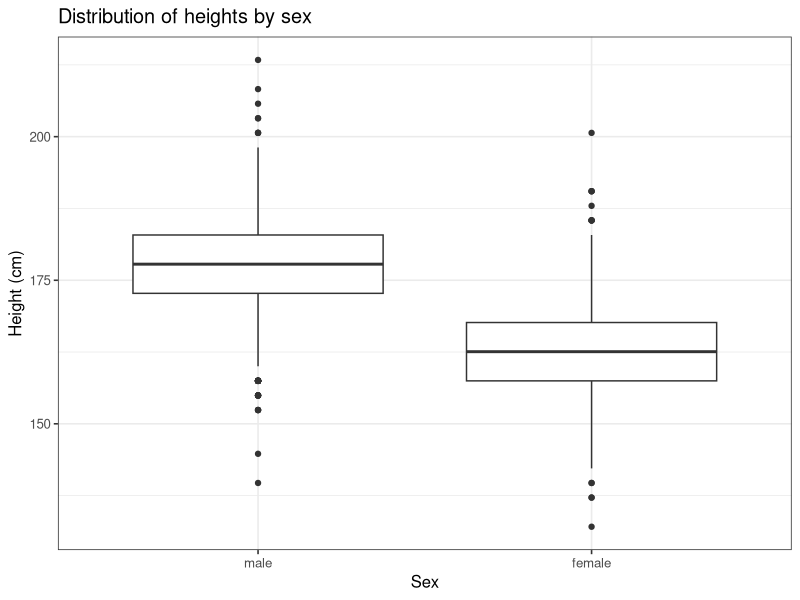
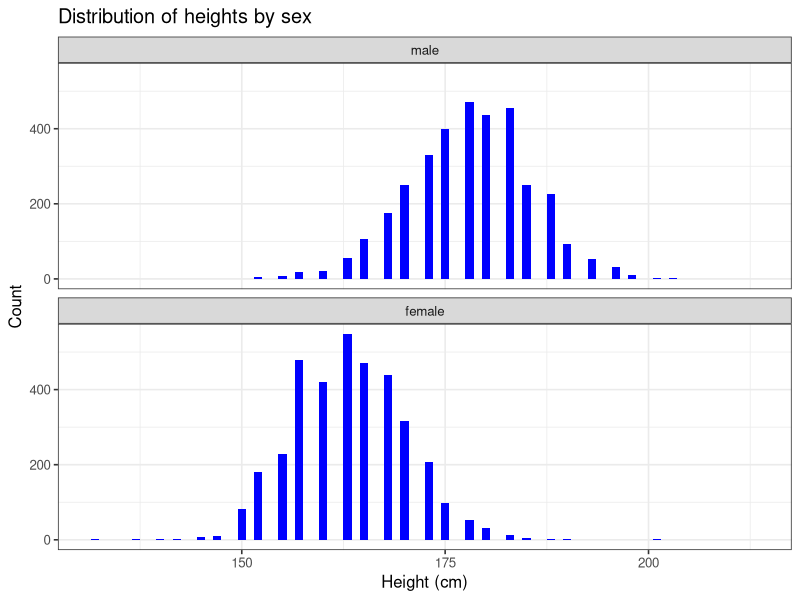
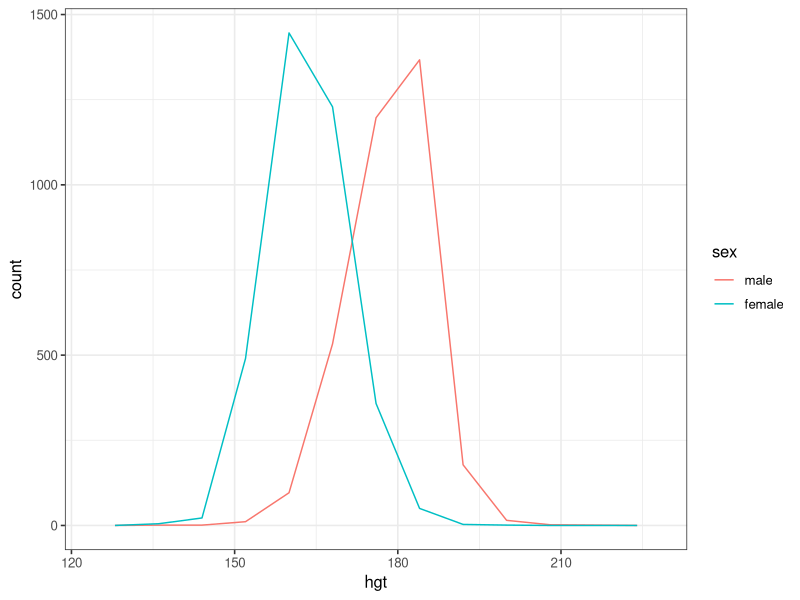
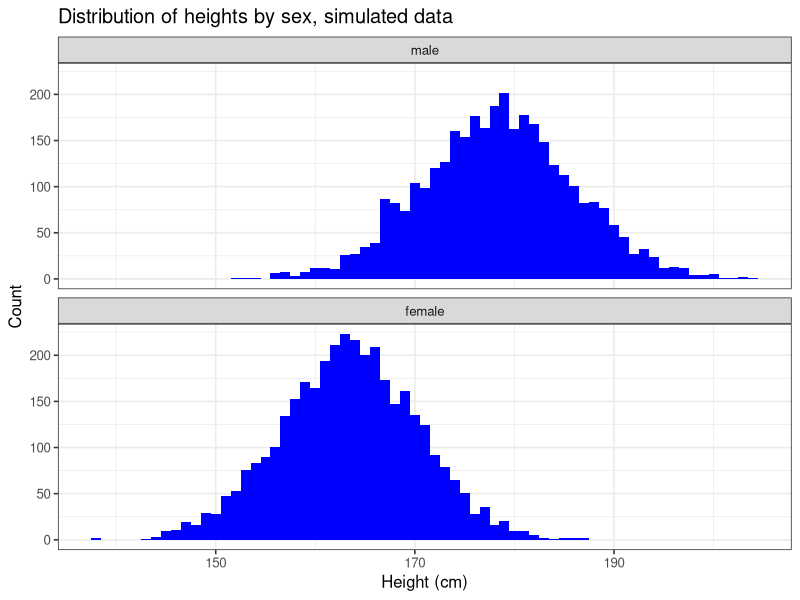
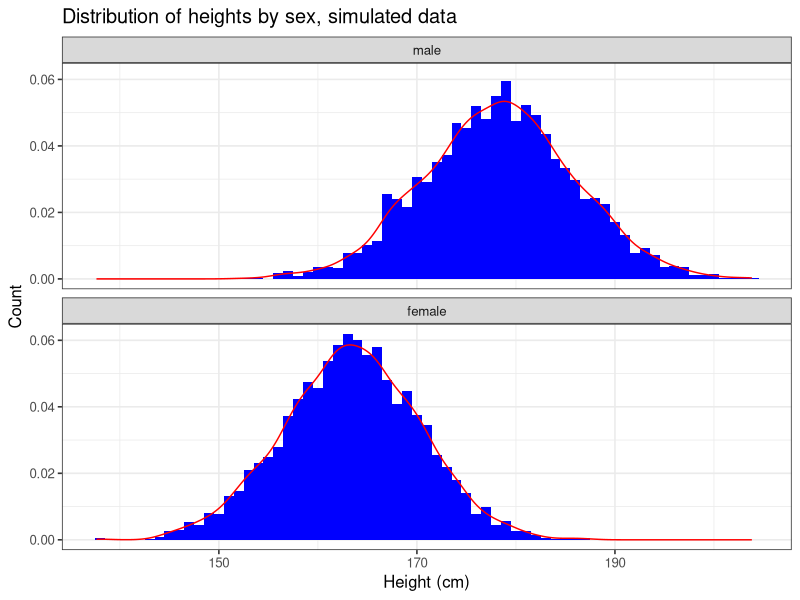
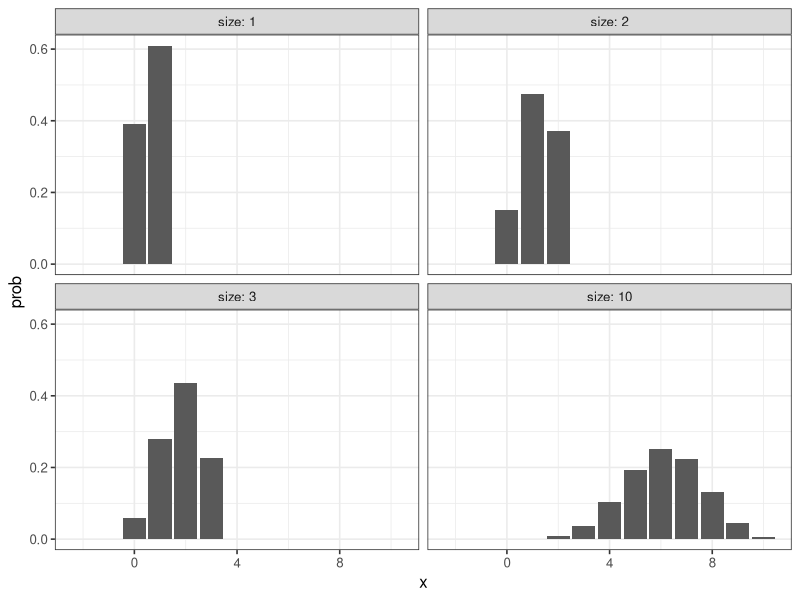
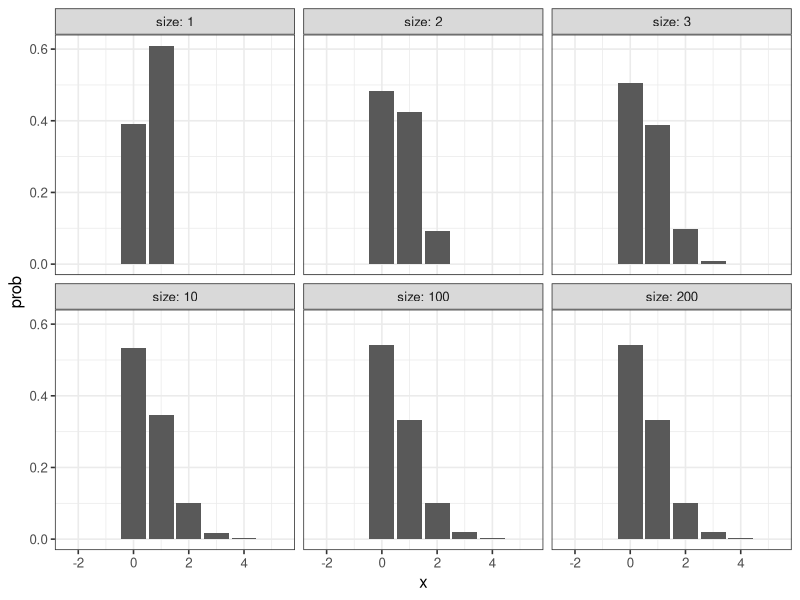
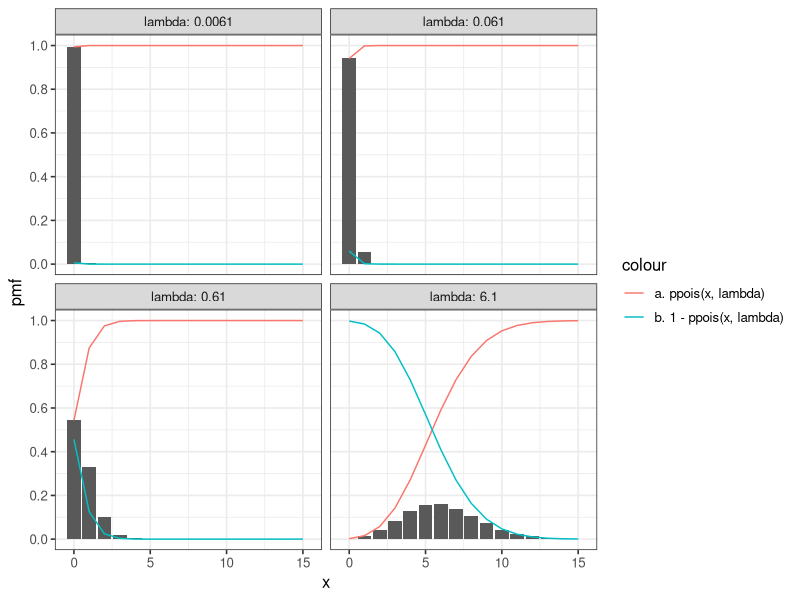

R code for these plots, in order: (Note: this script raises an error after producing the figures.)
## ---- chunk 1
knitr::opts_chunk$set(echo = TRUE)

options(dplyr.summarise.inform = FALSE)
library(tidyverse)

# set theme used for plotting
theme_set(theme_bw(base_size = 12))

# Modelr package
library(modelr)

library(ggplot2)

## ---- chunk 2
# test
heights <- heights

heights
## ---- chunk 3
heights$hgt <- heights$height * 2.54

heights$wgt <- heights$weight * 0.45359237

heights
## ---- chunk 4
ggplot(heights, aes(x = sex, y = hgt)) + 
  geom_boxplot() +
  xlab("Sex") +
  ylab("Height (cm)") +
  ggtitle("Distribution of heights by sex")
## ---- chunk 5
ggplot(heights, aes(x = hgt)) +
  geom_histogram(binwidth = 1, fill = "blue") +
  facet_wrap(~ sex, ncol = 1) +
  xlab("Height (cm)") +
  ylab("Count") +
  ggtitle("Distribution of heights by sex")
## ---- chunk 6
#?heights
ggplot(heights, aes(x = hgt, color = sex, fill = sex)) +
  geom_freqpoly(binwidth = 8)
## ---- chunk 7
hgt_summary <- heights %>%
  group_by(sex) %>%
  summarize(
    hgt_mean = mean(hgt),
    hgt_sd = sd(hgt),
    counts = n()
)

hgt_summary
## ---- chunk 8
# Tøl frá https://en.wikipedia.org/wiki/Average_human_height_by_country
# Land brúk: Bretland
hgt_summary

#df['r3',]

male <- hgt_summary[hgt_summary$sex == 'male',] 
female <- hgt_summary[hgt_summary$sex == 'female',] 

hgt_males   <- tibble(
   hgt = rnorm(male$counts, 
           male$hgt_mean, 
           male$hgt_sd),
   sex = male$sex)
hgt_males

hgt_females   <- tibble(
   hgt = rnorm(female$counts, 
           female$hgt_mean, 
           female$hgt_sd),
  sex = female$sex)
hgt_females


hgt_sim <-
  rbind(
    hgt_males,
    hgt_females
  )

arrange(hgt_sim, desc(hgt_sim$hgt))
## ---- chunk 9

## ---- chunk 10
ggplot(hgt_sim, aes(x = hgt)) +
  geom_histogram(binwidth = 1, fill = "blue") +
  facet_wrap(~ sex, ncol = 1) +
  xlab("Height (cm)") +
  ylab("Count") +
  ggtitle("Distribution of heights by sex, simulated data")
## ---- chunk 11
ggplot(hgt_sim, aes(x = hgt, after_stat(density))) +
  geom_histogram(binwidth = 1, fill = "blue") +
  geom_density(colour = "red", aes(y = ..density..)) +
  facet_wrap(~ sex, ncol = 1) +
  xlab("Height (cm)") +
  ylab("Count") +
  ggtitle("Distribution of heights by sex, simulated data")
## ---- chunk 12

## ---- chunk 13

## ---- chunk 14

## ---- chunk 15

## ---- chunk 16

## ---- chunk 17

## ---- chunk 18

## ---- chunk 19

## ---- chunk 20

## ---- chunk 21

## ---- chunk 22
x_values <- -2:10
prob <- 0.61
size <- c(1,2,3,10)

ndata <- NULL
for (i in size) {
  tb_data <- NULL
  tb_data <- tibble(
    x = x_values,
    size = i,
    prob = dbinom(x_values, size, prob)
  )
  ndata <- rbind(ndata, tb_data)
}

ggplot() +
  geom_bar(data=ndata, aes(x, prob), stat = "identity") +
  ylab("prob") +
  facet_wrap(~ size, labeller = label_both)
## ---- chunk 23
x_values <- -2:5
prob_value <- 0.61
size <- c(1,2,3,10,100,200)

ndata <- NULL
for (i in size) {
  tb_data <- NULL
  tb_data <- tibble(
    x = x_values,
    size = i,
    prob = prob_value/size,
    y = dbinom(x_values, size, prob)
  )
  ndata <- rbind(ndata, tb_data)
}

ggplot() +
  geom_bar(data=ndata, aes(x, y), stat = "identity") +
  ylab("prob") +
  facet_wrap(~ size, labeller = label_both)
## ---- chunk 24
x_values <- 0:15
lambda <- c(0.0061, 0.061, 0.61, 6.1)

pdata <- NULL
for (i in lambda) {
  tb_data <- NULL
  tb_data <- tibble(
    x = x_values,
    lambda = i,
    y = dpois(x,lambda),
    ppois = ppois(x,lambda),
    ppois_rtail = 1 - ppois(x,lambda)
    )
  
  pdata <- rbind(pdata, tb_data)
}

ggplot(data=pdata, ) +
  geom_bar(aes(x, y), stat = "identity") +
  # geom_bar(aes(x, y, fill = "dpois(x, lambda)"), stat = "identity") +
  geom_line(aes(x, ppois, colour = "a. ppois(x, lambda)")) +
  geom_line(aes(x, ppois_rtail, colour = "b. 1 - ppois(x, lambda)")) +
  scale_y_continuous(breaks = seq(0, 1, 0.2))+
  scale_x_continuous(breaks=seq(min(x_values), max(x_values), 5)) +
  ylab("pmf") +
  facet_wrap(~ lambda, labeller = label_both)

## ---- chunk 25
x_values <- 0:5

size <- 200
prob <- 0.61/size

lambda <- 0.61

data_bino <- tibble(
  x = x_values,
  y = dbinom(x_values, size, prob),
  # label = "dbinom(x_values, size, prob)"
  label = sprintf("dbinom(%s:%s, %s, %s)", min(x_values),max(x_values), size, prob)
)

data_pois <- tibble(
  x = x_values,
  y = dpois(x,lambda),
  label = sprintf("dpois(%s:%s, %s)", min(x_values),max(x_values), lambda)
)

# data_bino
# data_pois

data_bp <- rbind(data_bino, data_pois)
data_bp

## ---- chunk 26
ggplot(data = data_bp) +
  geom_bar(aes(x,y), stat = "identity") +
  geom_text(aes(x,y, label = round(y, 4)), vjust=-0.5, size = 3.25) +
  facet_wrap(~ label)
## ---- chunk 27
ggplot(data = data_bp) +
  geom_bar(aes(x,y*200), stat = "identity") +
  geom_text(aes(x,y*200, label = round(y*200, 0)), vjust=-0.5, size = 3.25) +
  facet_wrap(~ label)

## ---- chunk 28

n_values <- c(10, 50, 100)
p <- 2/n

pdata <- NULL
for (n in n_values) {
  tb_data <- NULL
  tb_data <- tibble(
    x = 1:20,
    prob = 2/n,
    n = n,
    y = dbinom(x, n, prob)
    
  )
  pdata <- rbind(pdata, tb_data)
}

pdata

ggplot(pdata) +
  geom_bar(aes(x, y), stat = "identity") +
  facet_wrap(~ n, labeller = label_both) +
  xlab("Amount of failed transmissions") +
  ylab("Chance of transmission failure")

## ---- chunk 29
data_bino <- tibble(
  x = 0:10,
  y = c(dbinom(0:10, 10, 0.2)),
  label = rep("1. dbinom(x, 10, 0.2)", 11)
) %>%
  bind_rows(tibble(
    x = 0:10,
    y = c(dbinom(0:10, 50, 0.04)),
    label = rep("2. dbinom(x, 50, 0.04)", 11)
  )) %>%
  bind_rows(tibble(
    x = 0:10,
    y = c(dbinom(0:10, 100, 0.02)),
    label = rep("3. dbinom(x, 100, 0.02)", 11)
  ))

data_pois <- tibble(
  x = 0:10,
  y = dpois(0:10, 2),
  label = rep("4. dpois(x, 2)", 11)
)

data_bp <- bind_rows(data_bino, data_pois)

data_bp
## ---- chunk 30
library(ggplot2)

ggplot(data_bp, aes(x = x, y = y, fill = label)) +
  geom_bar(stat = "identity") +
  facet_wrap(~label, nrow = 2) +
  labs(x = "x", y = "Probability", fill = NULL)
## ---- chunk 31

## ---- chunk 32

## ---- chunk 33

## ---- chunk 34

## ---- chunk 35

## ---- chunk 36
